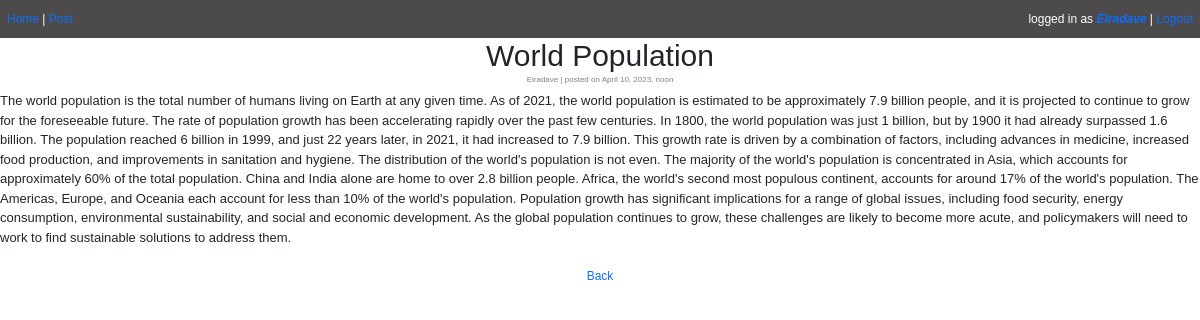
Page /post_page/17 (signed in) on the committed database.
### main/models.py (models this page shows, shortened)
class Post(models.Model):
    author = models.ForeignKey(User, on_delete=models.CASCADE)
    title = models.CharField(max_length=100)
    description = models.TextField()
    created_at = models.DateTimeField(auto_now_add=True)
    updated_at = models.DateTimeField(auto_now=True)

### main/views.py (the view)
# urls.py: path('post_page/<str:post_id>', views.post_page, name='post_page')
@login_required(login_url='/login')
def post_page(request, post_id):
    post = Post.objects.get(id=post_id)
    return render(request, 'post.html', {'post': post})

### main/templates/post.html (shortened to what this page needs)
{% extends 'main.html' %}
{% block style %}
{% load static %}
<link rel="stylesheet" href="{% static 'post.css' %}">
{% endblock %}
{% block content%}
<div class="user_post">
    <h1 class="post_title">{{post.title}}</h1>
    <p class="post_username">{{ post.author.username }}<span class="post_time"> | posted on {{post.created_at}}</span>
    </p>
    <p class="post_description">{{post.description}}</p>
</div>
{% endblock %}

### main/templates/main.html (shortened to what this page needs)
<!DOCTYPE html>
<html lang="en">
  <head>
    {% load static %}
    <link rel="stylesheet" href="{% static 'main.css' %}" />
    {% block style%}{% endblock%}
    <link
      href="https://cdn.jsdelivr.net/npm/bootstrap@5.3.0-alpha2/dist/css/bootstrap.min.css"
      rel="stylesheet"
    />
  </head>
  <body>
    <div style="color: white;
      font-size: 12px;
      padding-top: 10px;
      padding-bottom: 10px;
      padding-left: 7px;
      padding-right: 7px;
      font-family: Arial;
      background-color: rgb(76, 74, 74);
      display: grid;
      text-decoration: none;
      grid-template-columns: 1fr 1fr;">
      <div class="left-grid">
        <a href="/" style="text-decoration: none;">Home</a> | <a href="/create-post" style="text-decoration: none;">Post</a>
      </div>
      <div class="right-grid">
        logged in as <a href="{% url 'profile' user.username %}" style="text-decoration: none;"><strong>{{user.username}}</strong></a> |
        <a href="/logout" style="text-decoration: none;">Logout</a>
      </div>
    </div>
    {% block content%}{% endblock %}
    {% if request.path == '/' %}
    <p style="text-align: center;
              font-family: Arial;
              font-size: 12px;
              margin-top: 20px;">
    <a href="#top" style="text-decoration: none;">Go Back Up</a>
    </p>
    {% else %}
    <p style="text-align: center;
              font-family: Arial;
              font-size: 12px;
              margin-top: 20px;">
    <a href="#" onclick="history.back()" style="text-decoration: none;">Back</a></p>
    {% endif %}
  </body>
</html>

### static/main.css (style rules this page uses)
div { font-family: Arial; }
.right-grid { text-decoration: none; text-align: right; }
a { color : blue; text-decoration: none; cursor: pointer; }
strong { font-style: italic; }

### static/post.css (style rules this page uses)
.post_title, .post_description, .post_time, .post_username { font-family: Arial; margin-top: 0; margin-bottom: 0; }
.post_title { font-size: 30px; text-align: center; }
.post_description { font-size: 13px; margin-bottom: 10px; }
.post_username, .post_time { font-size: 8px; color: gray; text-align: center; margin-bottom: 5px; }

### rows in the picture
Post: title "World Population", author.username "Elradave", created_at "April 10, 2023, noon", description "The world population is the total number of humans living on Earth at any given time. As of 2021, the world population is estimated to be approximately 7.9 billion people, and it is projected to continue to grow for the foreseeable future. The rate of population growth has been accelerating rapidly over the past few centuries. In 1800, the world population was just 1 billion, but by 1900 it had already surpassed 1.6 billion. The population reached 6 billion in 1999, and just 22 years later, in 2021, it had increased to 7.9 billion. This growth rate is driven by a combination of factors, including advances in medicine, increased food production, and improvements in sanitation and hygiene.…"

### other values in the picture
{{ user.username }} "Elradave"
